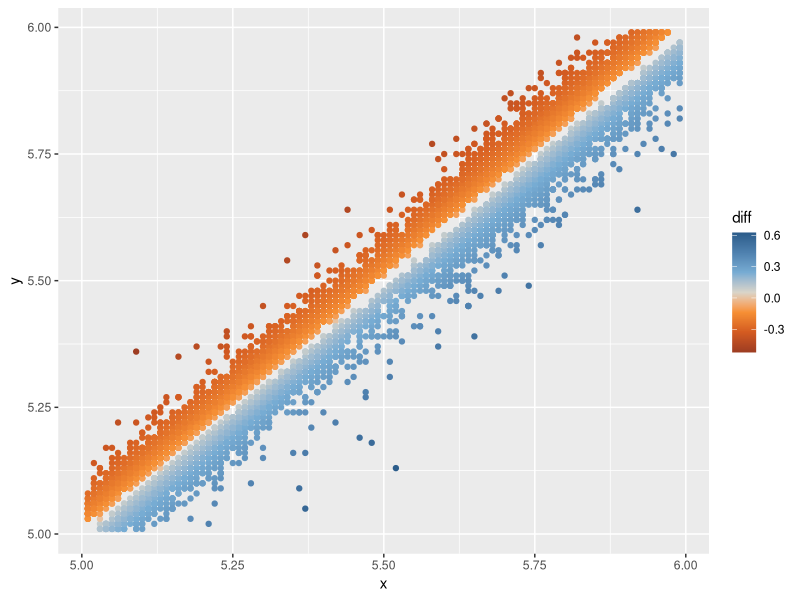

This chart was generated by the following R code: (Note: this script raises an error after producing the figure.)
## ---- chunk 1
library(ggplot2)
library(ggthemes)
## ---- chunk 2

dsub <- subset(diamonds, x > 5 & x < 6 & y > 5 & y < 6)
dsub$diff <- with(dsub, sqrt(abs(x-y))* sign(x-y))
d <- qplot(x, y, data=dsub, colour=diff)
d + scale_colour_gradient2_tableau()
d + scale_colour_gradient2_tableau('Orange-Blue')
d + scale_colour_gradient2_tableau('Temperature')



